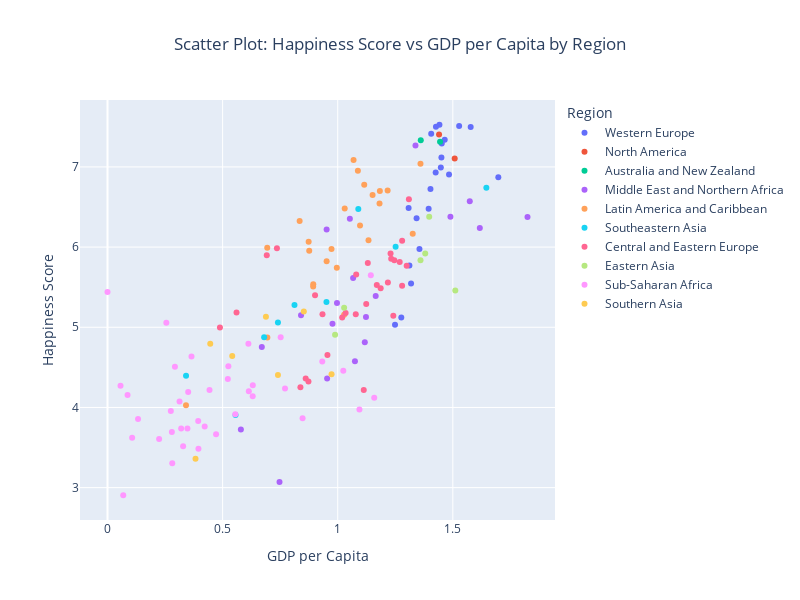

The notebook cell this image was saved under:
### Markdown cell above
Write a code that creates a scatter plot named fig3 between Happiness Score and GDP per Capita attributes of a dataframe using Plotly. Use Region to color the data points on the scatter plot.

### Code cell
# Create scatter plot between Happiness Score and GDP per Capita colored by Region
fig3 = px.scatter(df, 
                  x='Economy (GDP per Capita)', 
                  y='Happiness Score',
                  color='Region',
                  title='Scatter Plot: Happiness Score vs GDP per Capita by Region',
                  labels={
                      'Economy (GDP per Capita)': 'GDP per Capita',
                      'Happiness Score': 'Happiness Score'
                  },
                  hover_data=['Country'])

# Update layout for better visualization
fig3.update_layout(
    title_x=0.5,
    width=800,
    height=600
)

# Show the plot
fig3.show()

### Figure 1 — Plotly figure (JSON) as saved in the notebook; plotly's stock layout.template omitted (floating-point values rounded to 4 significant figures)
{"data": [{"customdata": [["Denmark"], ["Switzerland"], ["Iceland"], ["Norway"], ["Finland"], ["Netherlands"], ["Sweden"], ["Austria"], ["Germany"], ["Belgium"], ["Ireland"], ["Luxembourg"], ["United Kingdom"], ["Malta"], ["France"], ["Spain"], ["Italy"], ["North Cyprus"], ["Cyprus"], ["Portugal"], ["Greece"]], "hovertemplate": "Region=Western Europe<br>GDP per Capita=%{x}<br>Happiness Score=%{y}<br>Country=%{customdata[0]}<extra></extra>", "legendgroup": "Western Europe", "marker": {"color": "#636efa", "symbol": "circle"}, "mode": "markers", "name": "Western Europe", "orientation": "v", "showlegend": true, "type": "scatter", "x": [1.442, 1.527, 1.427, 1.577, 1.406, 1.465, 1.452, 1.45, 1.448, 1.425, 1.483, 1.698, 1.403, 1.308, 1.395, 1.343, 1.355, 1.311, 1.319, 1.276, 1.249], "xaxis": "x", "y": [7.526, 7.509, 7.501, 7.498, 7.413, 7.339, 7.291, 7.119, 6.994, 6.929, 6.907, 6.871, 6.725, 6.488, 6.478, 6.361, 5.977, 5.771, 5.546, 5.123, 5.033], "yaxis": "y"}, {"customdata": [["Canada"], ["United States"]], "hovertemplate": "Region=North America<br>GDP per Capita=%{x}<br>Happiness Score=%{y}<br>Country=%{customdata[0]}<extra></extra>", "legendgroup": "North America", "marker": {"color": "#EF553B", "symbol": "circle"}, "mode": "markers", "name": "North America", "orientation": "v", "showlegend": true, "type": "scatter", "x": [1.44, 1.508], "xaxis": "x", "y": [7.404, 7.104], "yaxis": "y"}, {"customdata": [["New Zealand"], ["Australia"]], "hovertemplate": "Region=Australia and New Zealand<br>GDP per Capita=%{x}<br>Happiness Score=%{y}<br>Country=%{customdata[0]}<extra></extra>", "legendgroup": "Australia and New Zealand", "marker": {"color": "#00cc96", "symbol": "circle"}, "mode": "markers", "name": "Australia and New Zealand", "orientation": "v", "showlegend": true, "type": "scatter", "x": [1.361, 1.444], "xaxis": "x", "y": [7.334, 7.313], "yaxis": "y"}, {"customdata": [["Israel"], ["United Arab Emirates"], ["Saudi Arabia"], ["Qatar"], ["Algeria"], ["Kuwait"], ["Bahrain"], ["Libya"], ["Turkey"], ["Jordan"], ["Morocco"], ["Lebanon"], ["Tunisia"], ["Iran"], ["Palestinian Territories"], ["Iraq"], ["Egypt"], ["Yemen"], ["Syria"]], "hovertemplate": "Region=Middle East and Northern Africa<br>GDP per Capita=%{x}<br>Happiness Score=%{y}<br>Country=%{customdata[0]}<extra></extra>", "legendgroup": "Middle East and Northern Africa", "marker": {"color": "#ab63fa", "symbol": "circle"}, "mode": "markers", "name": "Middle East and Northern Africa", "orientation": "v", "showlegend": true, "type": "scatter", "x": [1.338, 1.574, 1.49, 1.824, 1.053, 1.617, 0.9518, 1.067, 1.165, 0.9967, 0.8406, 1.123, 0.9772, 1.118, 0.6702, 1.075, 0.9539, 0.5794, 0.7472], "xaxis": "x", "y": [7.267, 6.573, 6.379, 6.375, 6.355, 6.239, 6.218, 5.615, 5.389, 5.303, 5.151, 5.129, 5.045, 4.813, 4.754, 4.575, 4.362, 3.724, 3.069], "yaxis": "y"}, {"customdata": [["Costa Rica"], ["Puerto Rico"], ["Brazil"], ["Mexico"], ["Chile"], ["Panama"], ["Argentina"], ["Uruguay"], ["Colombia"], ["Guatemala"], ["Suriname"], ["Trinidad and Tobago"], ["Venezuela"], ["El Salvador"], ["Nicaragua"], ["Ecuador"], ["Belize"], ["Bolivia"], ["Peru"], ["Paraguay"], ["Jamaica"], ["Dominican Republic"], ["Honduras"], ["Haiti"]], "hovertemplate": "Region=Latin America and Caribbean<br>GDP per Capita=%{x}<br>Happiness Score=%{y}<br>Country=%{customdata[0]}<extra></extra>", "legendgroup": "Latin America and Caribbean", "marker": {"color": "#FFA15A", "symbol": "circle"}, "mode": "markers", "name": "Latin America and Caribbean", "orientation": "v", "showlegend": true, "type": "scatter", "x": [1.069, 1.359, 1.088, 1.115, 1.217, 1.183, 1.151, 1.182, 1.03, 0.8345, 1.097, 1.326, 1.134, 0.8737, 0.6938, 0.9731, 0.8762, 0.9518, 0.996, 0.8937, 0.8933, 1.028, 0.6943, 0.341], "xaxis": "x", "y": [7.087, 7.039, 6.952, 6.778, 6.705, 6.701, 6.65, 6.545, 6.481, 6.324, 6.269, 6.168, 6.084, 6.068, 5.992, 5.976, 5.956, 5.822, 5.743, 5.538, 5.51, 5.155, 4.871, 4.028], "yaxis": "y"}, {"customdata": [["Singapore"], ["Thailand"], ["Malaysia"], ["Indonesia"], ["Philippines"], ["Vietnam"], ["Laos"], ["Myanmar"], ["Cambodia"]], "hovertemplate": "Region=Southeastern Asia<br>GDP per Capita=%{x}<br>Happiness Score=%{y}<br>Country=%{customdata[0]}<extra></extra>", "legendgroup": "Southeastern Asia", "marker": {"color": "#19d3f3", "symbol": "circle"}, "mode": "markers", "name": "Southeastern Asia", "orientation": "v", "showlegend": true, "type": "scatter", "x": [1.646, 1.089, 1.251, 0.951, 0.8122, 0.7404, 0.6804, 0.3411, 0.556], "xaxis": "x", "y": [6.739, 6.474, 6.005, 5.314, 5.279, 5.061, 4.876, 4.395, 3.907], "yaxis": "y"}, {"customdata": [["Czech Republic"], ["Slovakia"], ["Uzbekistan"], ["Kazakhstan"], ["Moldova"], ["Russia"], ["Poland"], ["Lithuania"], ["Belarus"], ["Slovenia"], ["Turkmenistan"], ["Latvia"], ["Romania"], ["Estonia"], ["Croatia"], ["Kosovo"], ["Azerbaijan"], ["Kyrgyzstan"], ["Serbia"], ["Bosnia and Herzegovina"], ["Montenegro"], ["Hungary"], ["Macedonia"], ["Tajikistan"], ["Albania"], ["Armenia"], ["Ukraine"], ["Georgia"], ["Bulgaria"]], "hovertemplate": "Region=Central and Eastern Europe<br>GDP per Capita=%{x}<br>Happiness Score=%{y}<br>Country=%{customdata[0]}<extra></extra>", "legendgroup": "Central and Eastern Europe", "marker": {"color": "#FF6692", "symbol": "circle"}, "mode": "markers", "name": "Central and Eastern Europe", "orientation": "v", "showlegend": true, "type": "scatter", "x": [1.309, 1.28, 0.7359, 1.229, 0.6918, 1.232, 1.246, 1.269, 1.131, 1.299, 1.08, 1.218, 1.17, 1.28, 1.186, 0.9014, 1.124, 0.5604, 1.034, 0.9338, 1.078, 1.241, 1.019, 0.4884, 0.9553, 0.8609, 0.8729, 0.8379, 1.113], "xaxis": "x", "y": [6.596, 6.078, 5.987, 5.919, 5.897, 5.856, 5.835, 5.813, 5.802, 5.768, 5.658, 5.56, 5.528, 5.517, 5.488, 5.401, 5.291, 5.185, 5.177, 5.163, 5.161, 5.145, 5.121, 4.996, 4.655, 4.36, 4.324, 4.252, 4.217], "yaxis": "y"}, {"customdata": [["Taiwan"], ["Japan"], ["South Korea"], ["Hong Kong"], ["China"], ["Mongolia"]], "hovertemplate": "Region=Eastern Asia<br>GDP per Capita=%{x}<br>Happiness Score=%{y}<br>Country=%{customdata[0]}<extra></extra>", "legendgroup": "Eastern Asia", "marker": {"color": "#B6E880", "symbol": "circle"}, "mode": "markers", "name": "Eastern Asia", "orientation": "v", "showlegend": true, "type": "scatter", "x": [1.397, 1.38, 1.359, 1.511, 1.028, 0.9885], "xaxis": "x", "y": [6.379, 5.921, 5.835, 5.458, 5.245, 4.907], "yaxis": "y"}, {"customdata": [["Mauritius"], ["Somalia"], ["Somaliland Region"], ["Nigeria"], ["Zambia"], ["Sierra Leone"], ["Namibia"], ["Cameroon"], ["Ethiopia"], ["South Africa"], ["Kenya"], ["Ghana"], ["Congo (Kinshasa)"], ["Congo (Brazzaville)"], ["Senegal"], ["Mauritania"], ["Zimbabwe"], ["Malawi"], ["Sudan"], ["Gabon"], ["Mali"], ["Botswana"], ["Comoros"], ["Ivory Coast"], ["Angola"], ["Niger"], ["South Sudan"], ["Chad"], ["Burkina Faso"], ["Uganda"], ["Madagascar"], ["Tanzania"], ["Liberia"], ["Guinea"], ["Rwanda"], ["Benin"], ["Togo"], ["Burundi"]], "hovertemplate": "Region=Sub-Saharan Africa<br>GDP per Capita=%{x}<br>Happiness Score=%{y}<br>Country=%{customdata[0]}<extra></extra>", "legendgroup": "Sub-Saharan Africa", "marker": {"color": "#FF97FF", "symbol": "circle"}, "mode": "markers", "name": "Sub-Saharan Africa", "orientation": "v", "showlegend": true, "type": "scatter", "x": [1.144, 0.0, 0.2556, 0.7522, 0.612, 0.3649, 0.9329, 0.525, 0.2928, 1.024, 0.5227, 0.6311, 0.05661, 0.7711, 0.4431, 0.6139, 0.3504, 0.08709, 0.6307, 1.159, 0.3129, 1.094, 0.2751, 0.5551, 0.8473, 0.1327, 0.3939, 0.4221, 0.32, 0.3472, 0.2795, 0.4716, 0.1071, 0.2241, 0.3285, 0.395, 0.2812, 0.06831], "xaxis": "x", "y": [5.648, 5.44, 5.057, 4.875, 4.795, 4.635, 4.574, 4.513, 4.508, 4.459, 4.356, 4.276, 4.272, 4.236, 4.219, 4.201, 4.193, 4.156, 4.139, 4.121, 4.073, 3.974, 3.956, 3.916, 3.866, 3.856, 3.832, 3.763, 3.739, 3.739, 3.695, 3.666, 3.622, 3.607, 3.515, 3.484, 3.303, 2.905], "yaxis": "y"}, {"customdata": [["Bhutan"], ["Pakistan"], ["Nepal"], ["Bangladesh"], ["Sri Lanka"], ["India"], ["Afghanistan"]], "hovertemplate": "Region=Southern Asia<br>GDP per Capita=%{x}<br>Happiness Score=%{y}<br>Country=%{customdata[0]}<extra></extra>", "legendgroup": "Southern Asia", "marker": {"color": "#FECB52", "symbol": "circle"}, "mode": "markers", "name": "Southern Asia", "orientation": "v", "showlegend": true, "type": "scatter", "x": [0.8527, 0.6882, 0.4463, 0.5418, 0.9732, 0.7404, 0.3823], "xaxis": "x", "y": [5.196, 5.132, 4.793, 4.643, 4.415, 4.404, 3.36], "yaxis": "y"}], "layout": {"height": 600, "legend": {"title": {"text": "Region"}, "tracegroupgap": 0}, "title": {"text": "Scatter Plot: Happiness Score vs GDP per Capita by Region", "x": 0.5}, "width": 800, "xaxis": {"anchor": "y", "domain": [0, 1], "title": {"text": "GDP per Capita"}}, "yaxis": {"anchor": "x", "domain": [0, 1], "title": {"text": "Happiness Score"}}}}
